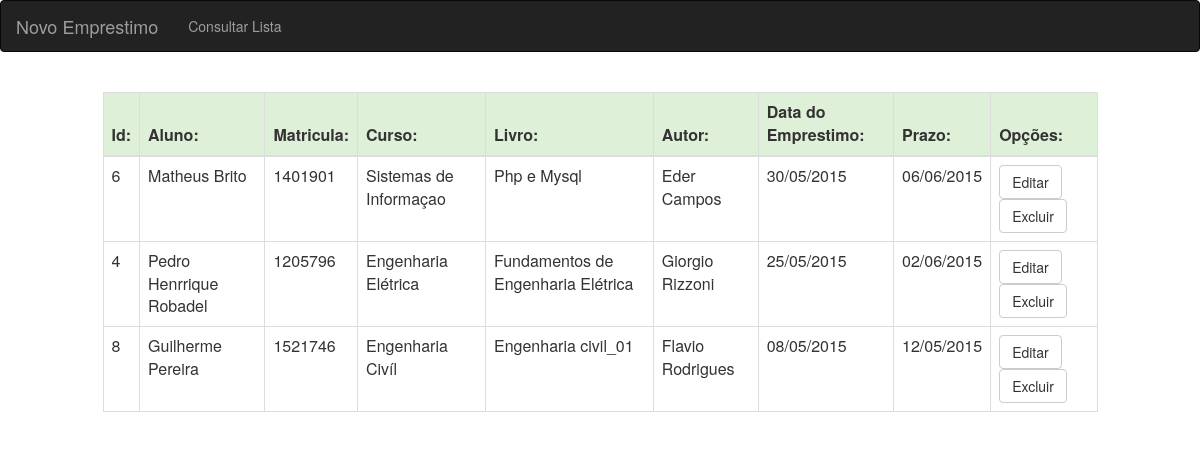
Screenshot of /lista2.php with the database file from the repository.
### tables this page shows
CREATE TABLE IF NOT EXISTS `lista` (
  `id` int(11) NOT NULL,
  `aluno` varchar(200) NOT NULL,
  `matricula` varchar(200) NOT NULL,
  `curso` varchar(200) NOT NULL,
  `livro` varchar(200) NOT NULL,
  `autor` varchar(200) NOT NULL,
  `dt_emprestimo` varchar(200) NOT NULL,
  `dt_devolucao` varchar(200) NOT NULL
);

### lista2.php (the view, shortened to what this page needs)
<html>
<head>
  <link href="css/bootstrap.css" rel="stylesheet">
  </head>
<body>
<nav role="navigation" class="navbar navbar-inverse" >
      <div class="navbar-header">
                <a href="index.php" class="navbar-brand">Novo Emprestimo</a>
                </div>
      <div id="navbarCollapse" class="collapse navbar-collapse">
                <ul class="nav navbar-nav">
                    <li ><a href="lista2.php">Consultar Lista</a></li>
                </ul>
      </div>
  </nav>
<div class="row" >
    <div class="col-md-1"></div>
    <div class="col-md-10"><br>
<table class="table table-bordered">
       <thead>
            <tr class="success">
              <th>Id:</th>
              <th>Aluno:</th>
              <th>Matricula:</th>
              <th>Curso:</th>
              <th>Livro:</th>
              <th>Autor:</th>
              <th>Data do Emprestimo:</th>
              <th>Prazo:</th>
              <th>Opções:</th>
              </tr>
             </thead>
             <tbody>
<?php
include_once("conexao.php");
$sql = "SELECT * FROM lista";
$res = mysql_query($sql,$con);
 while ($reg = mysql_fetch_array($res)) {
?>
<tr>
<td> <?php echo $reg['id'];?></td>
<td> <?php echo $reg['aluno'];?></td>
<td> <?php echo $reg['matricula'];?></td>
<td> <?php echo $reg['curso'];?></td>
<td> <?php echo $reg['livro'];?></td>
<td> <?php echo $reg['autor'];?></td>
<td> <?php echo $reg['dt_emprestimo'];?></td>
<td> <?php echo $reg['dt_devolucao'];?></td>
<td> <a   class="btn btn-default" href="form_alterar.php?id=<?php echo $reg['id'];?>">Editar</a> <a class="btn btn-default" href="excluir.php?id=<?php echo $reg['id'];?>"> Excluir</a></td>
</tr>
<?php }
mysql_close($con)?>
</tbody>
</table>
</div>
    <div class="col-md-1"></div>
  </div>
</body>
</html>

### rows the page displays
lista: id "6", aluno "Matheus Brito", matricula "1401901", curso "Sistemas de Informaçao", livro "Php e Mysql", autor "Eder Campos", dt_emprestimo "30/05/2015", dt_devolucao "06/06/2015"
lista: id "4", aluno "Pedro Henrrique Robadel", matricula "1205796", curso "Engenharia Elétrica", livro "Fundamentos de Engenharia Elétrica", autor "Giorgio Rizzoni", dt_emprestimo "25/05/2015", dt_devolucao "02/06/2015"
lista: id "8", aluno "Guilherme Pereira", matricula "1521746", curso "Engenharia Civíl", livro "Engenharia civil_01", autor "Flavio Rodrigues", dt_emprestimo "08/05/2015", dt_devolucao "12/05/2015"
